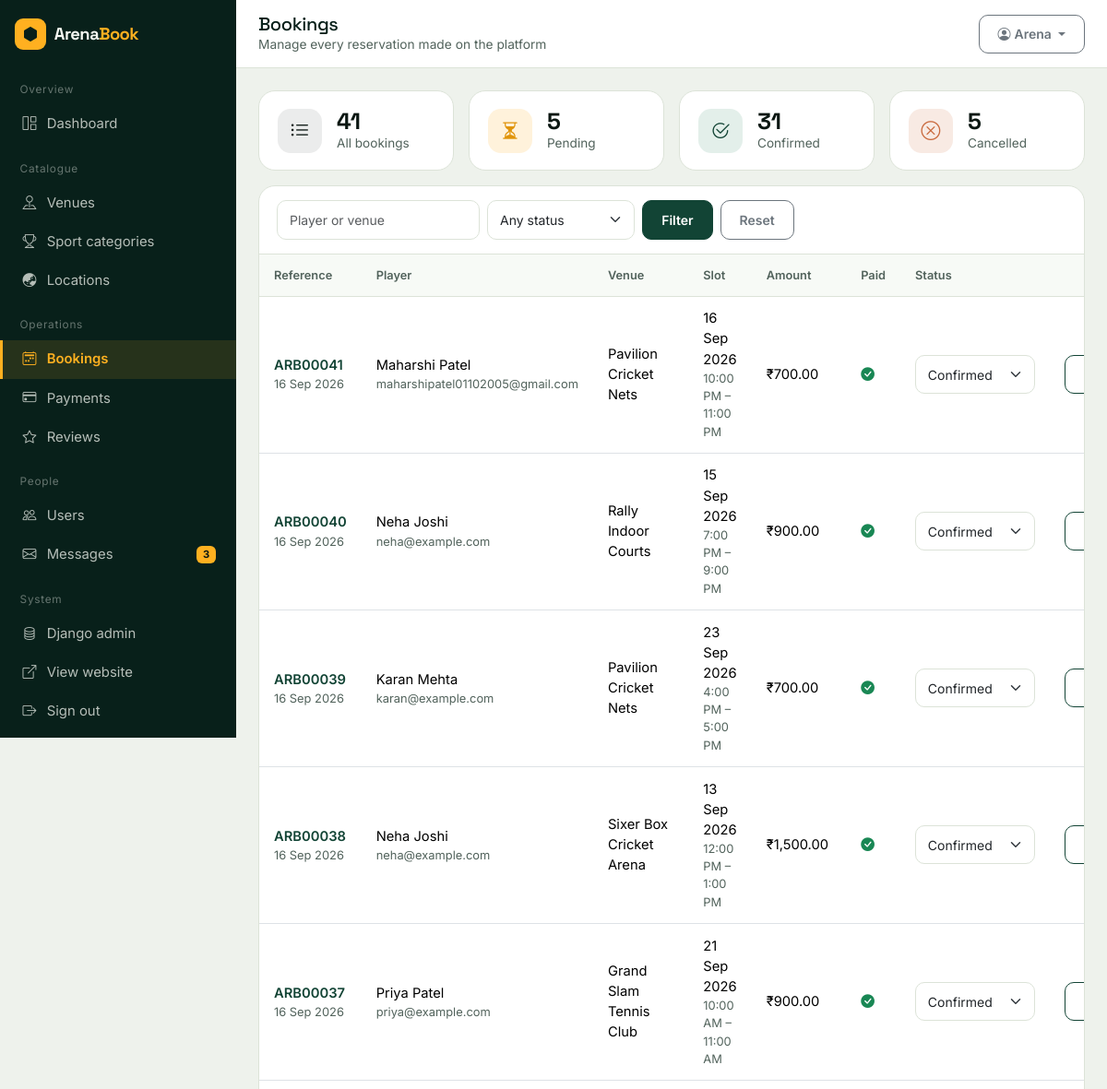
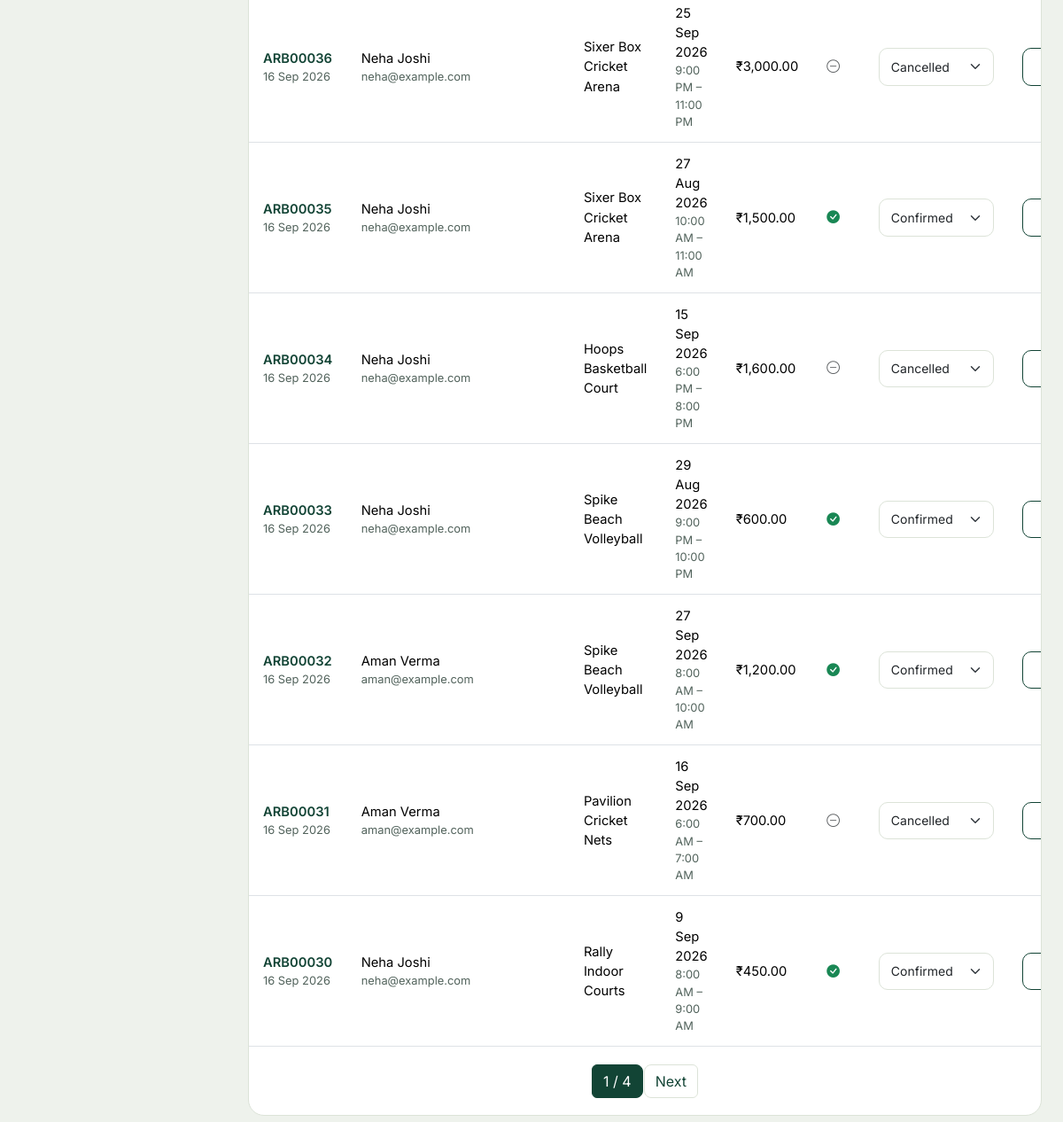
Screenshot of /dashboard/bookings/ (signed in) with the database file from the repository (2 pictures, top to bottom).
### arena/models.py (models this page shows, shortened)
class User(AbstractBaseUser, PermissionsMixin):
    first_name = models.CharField(max_length=60)
    last_name = models.CharField(max_length=60, blank=True)
    email = models.EmailField(unique=True)
    profile_image = models.ImageField(upload_to="profiles/", blank=True, null=True)
    date_joined = models.DateTimeField(default=timezone.now)
    is_active = models.BooleanField(default=True)
    is_staff = models.BooleanField(
        default=False, help_text="Allows access to the ArenaBook admin panel."
    )
    objects = UserManager()
    USERNAME_FIELD = "email"
    REQUIRED_FIELDS = ["first_name"]
    class Meta:
        verbose_name = "User"
        verbose_name_plural = "Users"
        ordering = ["-date_joined"]
    @property
    def full_name(self):
        name = f"{self.first_name} {self.last_name}".strip()
        return name or self.email.split("@")[0]
    def get_short_name(self):
        return self.first_name or self.email.split("@")[0]

class Booking(models.Model):
    PENDING = "pending"
    CONFIRMED = "confirmed"
    CANCELLED = "cancelled"
    STATUS_CHOICES = [
        (PENDING, "Pending"),
        (CONFIRMED, "Confirmed"),
        (CANCELLED, "Cancelled"),
    ]
    user = models.ForeignKey(
        settings.AUTH_USER_MODEL, on_delete=models.CASCADE, related_name="bookings"
    )
    turf = models.ForeignKey(Turf, on_delete=models.CASCADE, related_name="bookings")
    booking_date = models.DateField()
    start_time = models.TimeField()
    end_time = models.TimeField()
    total_amount = models.DecimalField(max_digits=10, decimal_places=2, default=0)
    status = models.CharField(max_length=20, choices=STATUS_CHOICES, default=PENDING)
    created_at = models.DateTimeField(auto_now_add=True)
    class Meta:
        ordering = ["-created_at"]
    @property
    def reference(self):
        return f"ARB{self.pk:05d}"
    @property
    def is_paid(self):
        return self.payments.filter(status=Payment.COMPLETED).exists()

class Turf(models.Model):
    turf_name = models.CharField(max_length=150)
    description = models.TextField(blank=True)
    category = models.ForeignKey(
        SportCategory, on_delete=models.CASCADE, related_name="turfs"
    )
    address = models.TextField()
    city = models.ForeignKey(City, on_delete=models.SET_NULL, null=True, blank=True)
    state = models.ForeignKey(State, on_delete=models.SET_NULL, null=True, blank=True)
    country = models.ForeignKey(Country, on_delete=models.SET_NULL, null=True, blank=True)
    price_per_hour = models.DecimalField(max_digits=10, decimal_places=2)
    open_time = models.TimeField(default=time(6, 0))
    close_time = models.TimeField(default=time(23, 0))
    image = models.ImageField(upload_to="turfs/", blank=True, null=True)
    created_at = models.DateTimeField(auto_now_add=True)
    capacity = models.PositiveIntegerField(default=10)
    amenities = models.CharField(
        max_length=255,
        blank=True,
        help_text="Comma separated, e.g. Parking, Floodlights, Washroom",
    )
    is_featured = models.BooleanField(default=False)
    is_active = models.BooleanField(default=True)
    class Meta:
        ordering = ["-created_at"]

### arena/dashboard_views.py (the view)
# urls.py: path("dashboard/bookings/", dash.admin_bookings, name="admin_bookings"),
@staff_required
def admin_bookings(request):
    bookings = Booking.objects.select_related("user", "turf").prefetch_related(
        "payments"
    )
    status = request.GET.get("status", "")
    q = request.GET.get("q", "").strip()
    if status in dict(Booking.STATUS_CHOICES):
        bookings = bookings.filter(status=status)
    if q:
        bookings = bookings.filter(
            Q(turf__turf_name__icontains=q)
            | Q(user__email__icontains=q)
            | Q(user__first_name__icontains=q)
        )
    page_obj = Paginator(bookings, 12).get_page(request.GET.get("page"))
    return render(
        request,
        "dashboard/bookings.html",
        {
            "page_obj": page_obj,
            "bookings": page_obj.object_list,
            "status": status,
            "q": q,
            "status_choices": Booking.STATUS_CHOICES,
            "totals": {
                "all": Booking.objects.count(),
                "pending": Booking.objects.filter(status=Booking.PENDING).count(),
                "confirmed": Booking.objects.filter(status=Booking.CONFIRMED).count(),
                "cancelled": Booking.objects.filter(status=Booking.CANCELLED).count(),
            },
        },
    )

### arena/context_processors.py (called while the page is built)
def site_context(request):
    unread = 0
    if request.user.is_authenticated and request.user.is_staff:
        unread = ContactUs.objects.filter(is_read=False).count()
    return {
        "SITE_NAME": "ArenaBook",
        "SITE_TAGLINE": "Book your game. Own the ground.",
        "nav_categories": SportCategory.objects.all()[:8],
        "unread_messages": unread,
    }

### arena/dashboard_views.py (called while the page is built)
def staff_required(view):
    decorated = user_passes_test(
        lambda u: u.is_authenticated and u.is_staff and u.is_active,
        login_url="login",
    )(view)
    return login_required(decorated, login_url="login")

### arena/templatetags/arena_extras.py (called while the page is built)
@register.filter
def money(value):
    try:
        value = float(value)
    except (TypeError, ValueError):
        return value
    return f"{value:,.2f}"

@register.simple_tag(takes_context=True)
def query_replace(context, **kwargs):
    query = context["request"].GET.copy()
    for key, value in kwargs.items():
        if value is None or value == "":
            query.pop(key, None)
        else:
            query[key] = value
    return query.urlencode()

### templates/dashboard/bookings.html (shortened to what this page needs)
{% extends 'dashboard/base.html' %}
{% load arena_extras %}
{% block page_title %}Bookings{% endblock %}
{% block page_sub %}Manage every reservation made on the platform{% endblock %}
{% block content %}
<div class="row g-3 mb-3">
    <div class="col-6 col-xl-3"><div class="stat-card"><span class="ic ic-ink"><i class="bi bi-list-ul"></i></span><div><div class="val">{{ totals.all }}</div><div class="lbl">All bookings</div></div></div></div>
    <div class="col-6 col-xl-3"><div class="stat-card"><span class="ic ic-amber"><i class="bi bi-hourglass-split"></i></span><div><div class="val">{{ totals.pending }}</div><div class="lbl">Pending</div></div></div></div>
    <div class="col-6 col-xl-3"><div class="stat-card"><span class="ic ic-green"><i class="bi bi-check2-circle"></i></span><div><div class="val">{{ totals.confirmed }}</div><div class="lbl">Confirmed</div></div></div></div>
    <div class="col-6 col-xl-3"><div class="stat-card"><span class="ic ic-clay"><i class="bi bi-x-circle"></i></span><div><div class="val">{{ totals.cancelled }}</div><div class="lbl">Cancelled</div></div></div></div>
</div>
<div class="panel">
    <div class="panel-head">
        <form method="get" class="d-flex gap-2 flex-wrap">
            <input type="text" name="q" value="{{ q }}" class="form-control form-control-sm" placeholder="Player or venue" style="width:220px">
            <select name="status" class="form-select form-select-sm" style="width:160px">
                <option value="">Any status</option>
            </select>
            <button class="btn btn-sm btn-pitch">Filter</button>
            <a href="{% url 'admin_bookings' %}" class="btn btn-sm btn-outline-secondary">Reset</a>
        </form>
    </div>
    <div class="table-responsive">
        <table class="table align-middle">
            <thead><tr><th>Reference</th><th>Player</th><th>Venue</th><th>Slot</th><th>Amount</th><th>Paid</th><th>Status</th><th class="text-end">Actions</th></tr></thead>
            <tbody>
                {% for booking in bookings %}
                <tr>
                    <td><a href="{% url 'admin_booking_detail' booking.pk %}" class="fw-semibold text-pitch">{{ booking.reference }}</a>
                        <div class="small text-muted-soft">{{ booking.created_at|date:"j M Y" }}</div></td>
                    <td>{{ booking.user.full_name }}<div class="small text-muted-soft">{{ booking.user.email }}</div></td>
                    <td>{{ booking.turf.turf_name }}</td>
                    <td>{{ booking.booking_date|date:"j M Y" }}<div class="small text-muted-soft">{{ booking.start_time|time:"g:i A" }} – {{ booking.end_time|time:"g:i A" }}</div></td>
                    <td>₹{{ booking.total_amount|money }}</td>
                    <td>{% if booking.is_paid %}<i class="bi bi-check-circle-fill text-success"></i>{% else %}<i class="bi bi-dash-circle text-muted"></i>{% endif %}</td>
                    <td>
                        <form method="post" action="{% url 'admin_booking_status' booking.pk %}">
                            <select name="status" class="form-select form-select-sm" style="width:130px" onchange="this.form.submit()">
                                {% for value, label in status_choices %}
                                <option value="{{ value }}" {% if booking.status == value %}selected{% endif %}>{{ label }}</option>
                                {% endfor %}
                            </select>
                        </form>
                    </td>
                    <td class="text-end">
                        <div class="d-flex gap-1 justify-content-end">
                            <a href="{% url 'admin_booking_detail' booking.pk %}" class="btn btn-sm btn-outline-pitch"></a>
                        </div>
                    </td>
                </tr>
                {% empty %}
                <tr><td colspan="8" class="text-center text-muted-soft py-5">No bookings match this filter.</td></tr>
                {% endfor %}
            </tbody>
        </table>
    </div>
    {% if page_obj.has_other_pages %}
    <div class="panel-body d-flex justify-content-center">
        <ul class="pagination mb-0">
            <li class="page-item active"><span class="page-link">{{ page_obj.number }} / {{ page_obj.paginator.num_pages }}</span></li>
            {% if page_obj.has_next %}<li class="page-item"><a class="page-link" href="?{% query_replace page=page_obj.next_page_number %}">Next</a></li>{% endif %}
        </ul>
    </div>
    {% endif %}
</div>
{% endblock %}

### templates/dashboard/base.html (shortened to what this page needs)
{% load static %}<!DOCTYPE html>
<html lang="en">
<head>
    <link href="https://cdn.jsdelivr.net/npm/bootstrap@5.3.3/dist/css/bootstrap.min.css" rel="stylesheet">
    <link href="https://cdn.jsdelivr.net/npm/bootstrap-icons@1.11.3/font/bootstrap-icons.css" rel="stylesheet">
    <link rel="stylesheet" href="{% static 'css/style.css' %}">
</head>
<body class="admin-body">
{% with url_name=request.resolver_match.url_name %}
<div class="admin-shell">
    <aside class="admin-side" id="adminSide">
        <a href="{% url 'home' %}" class="navbar-brand px-3 mb-3 d-flex">
            <span class="brand-mark"><i class="bi bi-hexagon-fill"></i></span>
            <span class="brand-text">Arena<span class="brand-accent">Book</span></span>
        </a>
        <div class="side-group">Overview</div>
        <a href="{% url 'dashboard' %}" class="side-link {% if url_name == 'dashboard' %}active{% endif %}"><i class="bi bi-grid-1x2"></i>Dashboard</a>
        <div class="side-group">Catalogue</div>
        <a href="{% url 'admin_turfs' %}" class="side-link {% if 'turf' in url_name %}active{% endif %}"><i class="bi bi-pin-map"></i>Venues</a>
        <a href="{% url 'admin_categories' %}" class="side-link {% if 'categor' in url_name %}active{% endif %}"><i class="bi bi-trophy"></i>Sport categories</a>
        <a href="{% url 'admin_locations' %}" class="side-link {% if 'location' in url_name %}active{% endif %}"><i class="bi bi-globe-asia-australia"></i>Locations</a>
        <div class="side-group">Operations</div>
        <a href="{% url 'admin_bookings' %}" class="side-link {% if 'booking' in url_name %}active{% endif %}"><i class="bi bi-calendar2-week"></i>Bookings</a>
        <a href="{% url 'admin_payments' %}" class="side-link {% if 'payment' in url_name %}active{% endif %}"><i class="bi bi-credit-card"></i>Payments</a>
        <a href="{% url 'admin_reviews' %}" class="side-link {% if 'review' in url_name %}active{% endif %}"><i class="bi bi-star"></i>Reviews</a>
        <div class="side-group">People</div>
        <a href="{% url 'admin_users' %}" class="side-link {% if 'user' in url_name %}active{% endif %}"><i class="bi bi-people"></i>Users</a>
        <a href="{% url 'admin_messages' %}" class="side-link {% if 'message' in url_name %}active{% endif %}">
            <i class="bi bi-envelope"></i>Messages
            {% if unread_messages %}<span class="badge bg-amber text-ink">{{ unread_messages }}</span>{% endif %}
        </a>
        <div class="side-group">System</div>
        <a href="/django-admin/" class="side-link"><i class="bi bi-database"></i>Django admin</a>
        <a href="{% url 'home' %}" class="side-link"><i class="bi bi-box-arrow-up-right"></i>View website</a>
        <a href="{% url 'logout' %}" class="side-link"><i class="bi bi-box-arrow-right"></i>Sign out</a>
    </aside>
    <div class="admin-main">
        <header class="admin-top">
            <div class="d-flex align-items-center gap-3">
                <div>
                    <h1>{% block page_title %}Dashboard{% endblock %}</h1>
                    <div class="sub">{% block page_sub %}{% endblock %}</div>
                </div>
            </div>
            <div class="d-flex align-items-center gap-2">
                <div class="dropdown">
                    <button class="btn btn-sm btn-outline-secondary dropdown-toggle" data-bs-toggle="dropdown">
                        <i class="bi bi-person-circle me-1"></i>{{ user.get_short_name }}
                    </button>
                </div>
            </div>
        </header>
        <div class="admin-content">
            {% block content %}{% endblock %}
        </div>
    </div>
</div>
{% endwith %}
</body>
</html>

### rows the page displays
User: get_short_name "Arena"
Booking: reference "ARB00041", created_at "16 Sep 2026", user.full_name "Maharshi Patel", user.email "maharshipatel01102005@gmail.com", turf.turf_name "Pavilion Cricket Nets", booking_date "16 Sep 2026", start_time "10:00 PM", end_time "11:00 PM", total_amount "700.00", status "Confirmed"
Booking: reference "ARB00040", created_at "16 Sep 2026", user.full_name "Neha Joshi", user.email "neha@example.com", turf.turf_name "Rally Indoor Courts", booking_date "15 Sep 2026", start_time "7:00 PM", end_time "9:00 PM", total_amount "900.00", status "Confirmed"
Booking: reference "ARB00039", created_at "16 Sep 2026", user.full_name "Karan Mehta", user.email "karan@example.com", turf.turf_name "Pavilion Cricket Nets", booking_date "23 Sep 2026", start_time "4:00 PM", end_time "5:00 PM", total_amount "700.00", status "Confirmed"
Booking: reference "ARB00038", created_at "16 Sep 2026", user.full_name "Neha Joshi", user.email "neha@example.com", turf.turf_name "Sixer Box Cricket Arena", booking_date "13 Sep 2026", start_time "12:00 PM", end_time "1:00 PM", total_amount "1,500.00", status "Confirmed"
Booking: reference "ARB00037", created_at "16 Sep 2026", user.full_name "Priya Patel", user.email "priya@example.com", turf.turf_name "Grand Slam Tennis Club", booking_date "21 Sep 2026", start_time "10:00 AM", end_time "11:00 AM", total_amount "900.00", status "Confirmed"
Booking: reference "ARB00036", created_at "16 Sep 2026", user.full_name "Neha Joshi", user.email "neha@example.com", turf.turf_name "Sixer Box Cricket Arena", booking_date "25 Sep 2026", start_time "9:00 PM", end_time "11:00 PM", total_amount "3,000.00", status "Cancelled"
Booking: reference "ARB00035", created_at "16 Sep 2026", user.full_name "Neha Joshi", user.email "neha@example.com", turf.turf_name "Sixer Box Cricket Arena", booking_date "27 Aug 2026", start_time "10:00 AM", end_time "11:00 AM", total_amount "1,500.00", status "Confirmed"
Booking: reference "ARB00034", created_at "16 Sep 2026", user.full_name "Neha Joshi", user.email "neha@example.com", turf.turf_name "Hoops Basketball Court", booking_date "15 Sep 2026", start_time "6:00 PM", end_time "8:00 PM", total_amount "1,600.00", status "Cancelled"
Booking: reference "ARB00033", created_at "16 Sep 2026", user.full_name "Neha Joshi", user.email "neha@example.com", turf.turf_name "Spike Beach Volleyball", booking_date "29 Aug 2026", start_time "9:00 PM", end_time "10:00 PM", total_amount "600.00", status "Confirmed"
Booking: reference "ARB00032", created_at "16 Sep 2026", user.full_name "Aman Verma", user.email "aman@example.com", turf.turf_name "Spike Beach Volleyball", booking_date "27 Sep 2026", start_time "8:00 AM", end_time "10:00 AM", total_amount "1,200.00", status "Confirmed"
Booking: reference "ARB00031", created_at "16 Sep 2026", user.full_name "Aman Verma", user.email "aman@example.com", turf.turf_name "Pavilion Cricket Nets", booking_date "16 Sep 2026", start_time "6:00 AM", end_time "7:00 AM", total_amount "700.00", status "Cancelled"
Booking: reference "ARB00030", created_at "16 Sep 2026", user.full_name "Neha Joshi", user.email "neha@example.com", turf.turf_name "Rally Indoor Courts", booking_date "9 Sep 2026", start_time "8:00 AM", end_time "9:00 AM", total_amount "450.00", status "Confirmed"

### other values shown
{{ unread_messages }} "3"
{{ totals.all }} "41"
{{ totals.pending }} "5"
{{ totals.confirmed }} "31"
{{ totals.cancelled }} "5"
{{ page_obj.number }} "1"
{{ page_obj.paginator.num_pages }} "4"
